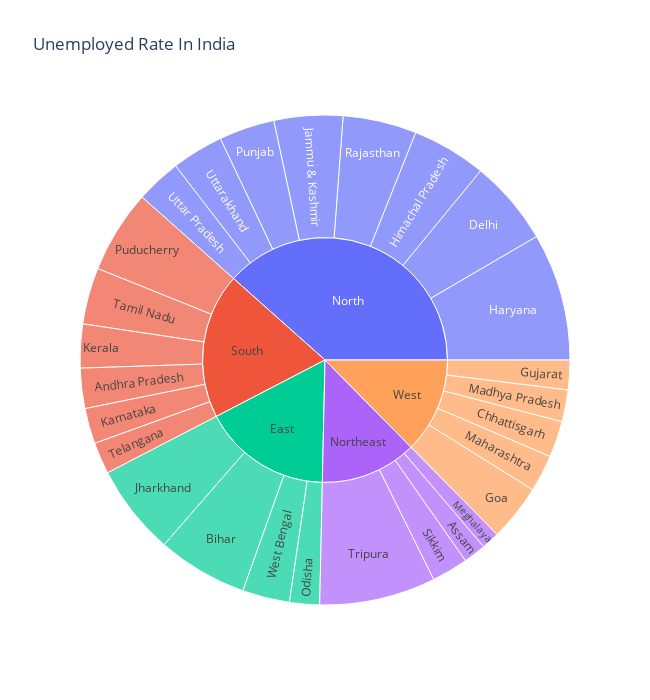

Notebook source saved alongside this figure:
### Code cell
uneployed= df[['State', 'Region', 'Estimated Unemployment Rate']]
fig=px.sunburst(uneployed, path=[ 'Region','State'],
           values='Estimated Unemployment Rate',
           height=700,width=650, color_continuous_scale='RdY1Gn',
           title= 'Unemployed Rate In India')

fig.show()

### Figure 1 — Plotly figure (JSON) as saved in the notebook; plotly's stock layout.template omitted (floating-point values rounded to 4 significant figures)
{"data": [{"branchvalues": "total", "domain": {"x": [0, 1], "y": [0, 1]}, "hovertemplate": "labels=%{label}<br>Estimated Unemployment Rate=%{value}<br>parent=%{parent}<br>id=%{id}<extra></extra>", "ids": ["South/Andhra Pradesh", "Northeast/Assam", "East/Bihar", "West/Chhattisgarh", "North/Delhi", "West/Goa", "West/Gujarat", "North/Haryana", "North/Himachal Pradesh", "North/Jammu & Kashmir", "East/Jharkhand", "South/Karnataka", "South/Kerala", "West/Madhya Pradesh", "West/Maharashtra", "Northeast/Meghalaya", "East/Odisha", "South/Puducherry", "North/Punjab", "North/Rajasthan", "Northeast/Sikkim", "South/Tamil Nadu", "South/Telangana", "Northeast/Tripura", "North/Uttar Pradesh", "North/Uttarakhand", "East/West Bengal", "East", "North", "Northeast", "South", "West"], "labels": ["Andhra Pradesh", "Assam", "Bihar", "Chhattisgarh", "Delhi", "Goa", "Gujarat", "Haryana", "Himachal Pradesh", "Jammu & Kashmir", "Jharkhand", "Karnataka", "Kerala", "Madhya Pradesh", "Maharashtra", "Meghalaya", "Odisha", "Puducherry", "Punjab", "Rajasthan", "Sikkim", "Tamil Nadu", "Telangana", "Tripura", "Uttar Pradesh", "Uttarakhand", "West Bengal", "East", "North", "Northeast", "South", "West"], "name": "", "parents": ["South", "Northeast", "East", "West", "North", "West", "West", "North", "North", "North", "East", "South", "South", "West", "West", "Northeast", "East", "South", "North", "North", "Northeast", "South", "South", "Northeast", "North", "North", "East", "", "", "", "", ""], "type": "sunburst", "values": [86.64, 48.56, 194.7, 78.19, 184.1, 121.7, 63.76, 274.8, 160.7, 148.3, 195.4, 76.68, 94.34, 68.54, 79.79, 38.66, 64.62, 179.4, 119.8, 158.7, 78.34, 121.9, 68.33, 250.6, 97.37, 111.6, 101.9, 556.6, 1255.0, 416.1, 627.3, 411.9]}], "layout": {"height": 700, "legend": {"tracegroupgap": 0}, "title": {"text": "Unemployed Rate In India"}, "width": 650}}
